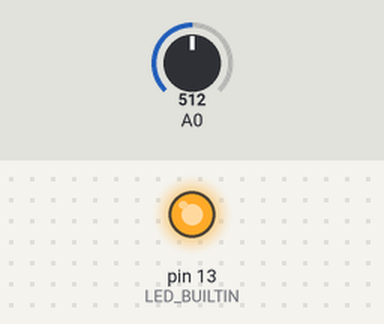
Recording of a sketch running on a simulated Arduino Uno, built with avr-gcc and run on an emulated ATmega328P. Parts: output pins drawn as LEDs (lit = HIGH). Inputs (shaded band) come from the test bench; at power-on: A0 = 512.

Above: at 1.2 s.
1.3 s: A0 set to 22
2.8 s: A0 set to 17
At 4.2 s:
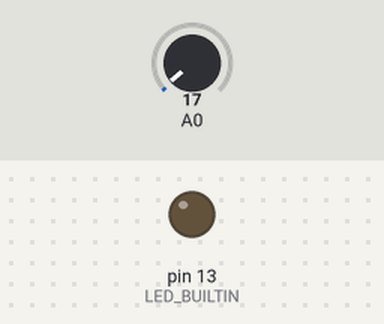
5.8 s: A0 set to 122
At 6.4 s:
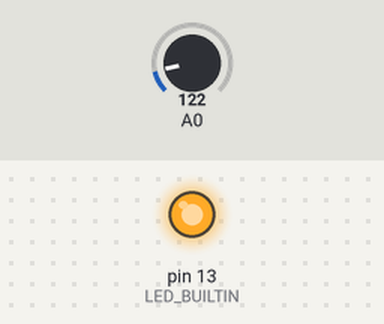
7.3 s: A0 set to 10
At 7.6 s:
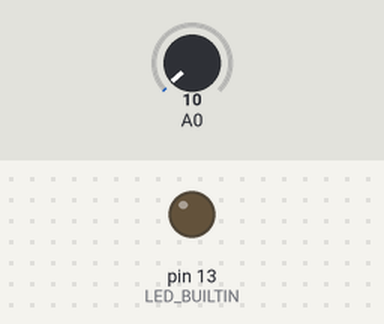
Timing chart, 0 to 9.8 s (numbered marks = the images above; inputs shaded):
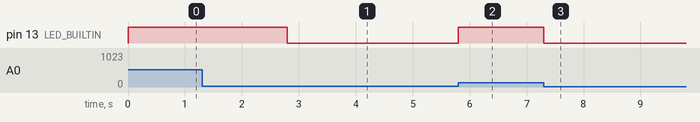

Measured:
- the behaviour switches between 20 and 19 on A0 (found by bisection; images 0 and 1)
- after the input at 1.3 s, every drawn part: stays the same
- after the input at 2.8 s, pin 13 (LED_BUILTIN): HIGH → LOW at once
- after the input at 5.8 s, pin 13 (LED_BUILTIN): LOW → HIGH at once
- after the input at 7.3 s, pin 13 (LED_BUILTIN): HIGH → LOW at once

The sketch:

FSR_read.ino
```cpp
/* FSR testing sketch.

Connect one end of FSR to 5V, the other end to Analog 0.
Then connect one end of a 10K resistor from Analog 0 to ground
Connect LED from pin 11 through a resistor to ground

For more information see www.ladyada.net/learn/sensors/fsr.html */

int fsrAnalogPin = 0; // FSR is connected to analog 0
int fsrReading;      // the analog reading from the FSR resistor divider
int etat;


void setup() {
  Serial.begin(115200);   // We'll send debugging information via the Serial monitor
  pinMode(A0, INPUT);
  pinMode(LED_BUILTIN, OUTPUT);

}

void loop() {
  // put your main code here, to run repeatedly:
  handleSerial();
  switch(etat)
  {
    case 0:
      fsrReading =  analogRead(A0);
      if(fsrReading >= 20)
      {
        digitalWrite(LED_BUILTIN, HIGH);
      }
      else
      {
        digitalWrite(LED_BUILTIN, LOW);
      }
      break;

    case 1:
      Serial.println((int)fsrReading);
      etat = 0;
      break;
  }
}


void handleSerial() {
  if (Serial.available() > 0) {
    char incomingCharacter = Serial.read();
    switch (incomingCharacter)
    {
      case 'a':
        etat = 1;
        break;

      default:
        break;
    }
  }
}
```
